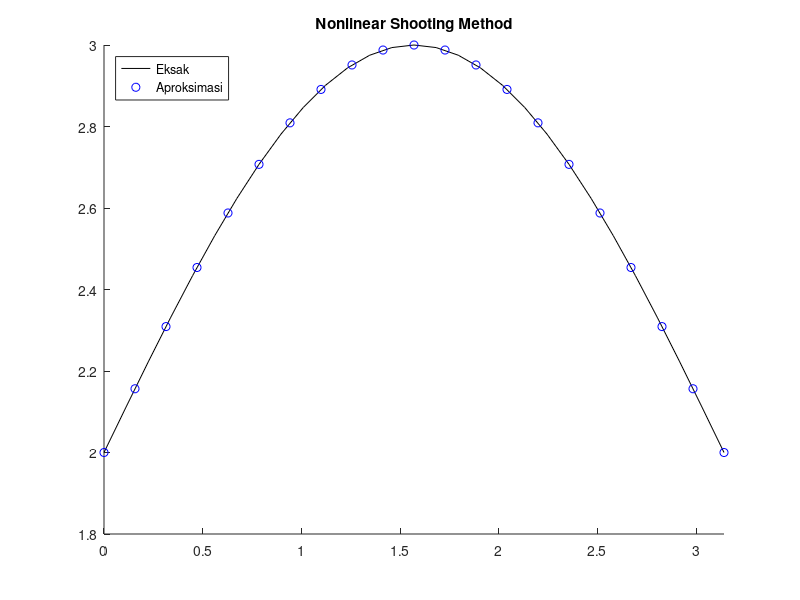

The MATLAB source for this figure:
clc;
clear all;
close all;
format long; %membuat 10 angka di belakang koma

function [xi, w1i, w2i] = nonlinshoot(f, fy, fyp, a, b, n, alpha, beta, m, tol)
  %inisialisasi
  h = (b-a)/n; %stepsize
  k = 1;
  tk = (beta-alpha)/(b-a); %guess
  xi = w1i = w2i = [];
  while k <= m
    w = [alpha; tk]; %nilai w(1,0) dan w(2,0)
    u = [0,1]; %nilai u(1) dan u(2)

    %Metode Runge-Kutta
    for i = 1:n
      x = a + (i-1)*h;
      k11 = h*w(2,i);
      k12 = h*f(x, w(1,i), w(2,i));

      k21 = h*(w(2,i) + (k12/2));
      k22 = h*f((x+(h/2)), (w(1,i)+(k11/2)), (w(2,i)+(k12/2)));

      k31 = h*(w(2,i) + (k22/2));
      k32 = h*f((x+(h/2)), (w(1,i)+(k21/2)), (w(2,i)+(k22/2)));

      k41 = h*(w(2,i) + k32);
      k42 = h*f((x+h), (w(1,i)+k31), (w(2,i)+k32));

      w(1, i+1) = w(1,i) + (k11 + 2*k21 + 2*k31 + k41)/6;
      w(2, i+1) = w(2,i) + (k12 + 2*k22 + 2*k32 + k42)/6;

      kp11 = h*u(2);
      kp12 = h*(fy(x, w(1,i), w(2,i))*u(1) + fyp(x, w(1,i), w(2,i))*u(2));

      kp21 = h*(u(2) + (kp12/2));
      kp22 = h*(fy((x+(h/2)), w(1,i), w(2,i))*u(1) + fyp((x+(h/2)), w(1,i), w(2,i))*(u(2) + (kp12/2)));

      kp31 = h*(u(2) + (kp22/2));
      kp32 = h*(fy((x+(h/2)), w(1,i), w(2,i))*(u(1) + (kp21/2)) + fyp((x+(h/2)), w(1,i), w(2,i))*(u(2) + (kp22/2)));

      kp41 = h*(u(2) + kp32);
      kp42 = h*(fy((x+h), w(1,i), w(2,i))*(u(1) + kp31) + fyp((x+h), w(1,i), w(2,i))*(u(2) + kp32));

      u(1) = u(1) + (kp11 + 2*kp21 + 2*kp31 + kp41)/6;
      u(2) = u(2) + (kp12 + 2*kp22 + 2*kp32 + kp42)/6;
    endfor

    %Periksa batas error
    if abs(w(1, n+1)-beta) <= tol
      for i = 1:n+1
        x = a +(i-1)*h;
        xi(i) = x;
        w1i(i) = w(1,i);
        w2i(i) = w(2,i);
      endfor
      return
    endif

    %Metode Newton untuk menghitung tk
    tk = tk - ((w(1,n+1)-beta)/u(1));
    k = k+1;
  endwhile
  disp('max iteration');
endfunction

f = @(x, y, yp) ((1/2)*(1-((yp)^2)- y*sin(x))); %fungsi y"
fy = @(x, y, yp) (-(sin(x))/2); %turunan parsial fungsi y" terhadap y
fyp = @(x, y, yp) (-yp); %turunan parsial fungsi y" terhadap y'
a = 0; %batas kiri
b = pi; %batas kanan
alpha = 2; %nilai awal y(a)
beta = 2; %nilai batas y(b)
n = 20; %banyaknya meshpoint
m = 10; %banyaknya maksimum iterasi
tol = 10^(-4); %batas toleransi error

[xi, w1i, w2i] = nonlinshoot(f, fy, fyp, a, b, n, alpha, beta, m, tol);

%pendefinisian fungsi eksak
sln = @(x) (2 + sin(x));
wex = [];
for i = 1:length(xi)
  wex(i) = sln(xi(i));
endfor

[xi', w1i', wex', abs(wex-w1i)']%print tabel nilai x, aproksimasi, solusi eksak, dan error

%visualisasi solusi aproksimasi
 hold on; %menampilkan beberapa plot dalam 1 gambar
 fplot(sln, [0,pi], 'k'); %plot fungsi eksak
 scatter(xi, w1i, 'b'); %scatter plot aproksimasi solusi
 legend('Eksak','Aproksimasi'); %menambahkan legenda plot
 legend("location", "northwest");
 title('Nonlinear Shooting Method'); %judul plot

